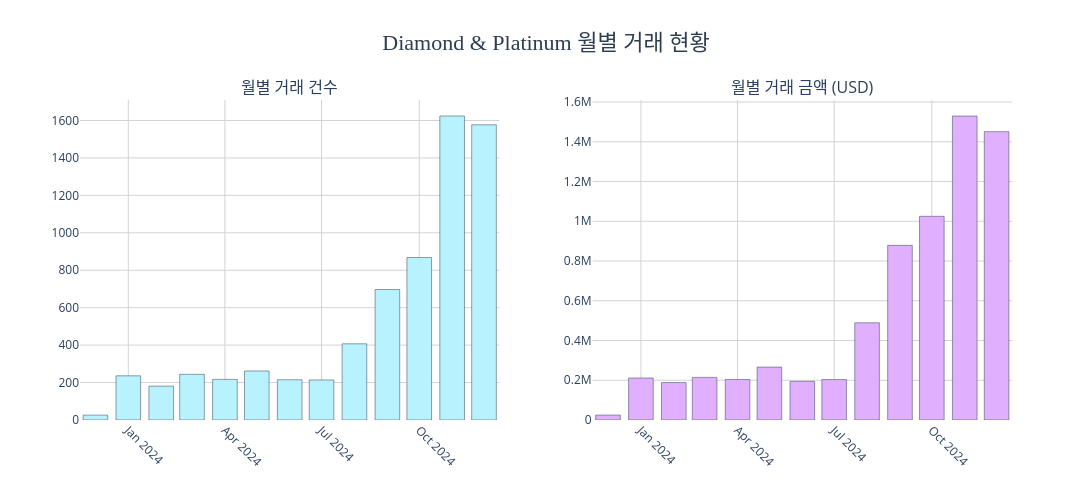

This figure's notebook cell:
### Markdown cell above
#### 코호트-달력 매핑 참고표

| 코호트 | 1~3개월 | 4~6개월 | 7~9개월 | 10~12개월 |
|--------|---------|---------|---------|----------|
| 2023-12 | 1월, 2월, 3월 | 4월, 5월, 6월 | 7월, 8월, 9월 | 10월, 11월, 12월 |
| 2024-01 | 2월, 3월, 4월 | 5월, 6월, 7월 | 8월, 9월, 10월 | 11월, 12월, 1월 |
| 2024-02 | 3월, 4월, 5월 | 6월, 7월, 8월 | 9월, 10월, 11월 | 12월 |
| 2024-03 | 4월, 5월, 6월 | 7월, 8월, 9월 | 10월, 11월, 12월 | - |
| 2024-04 | 5월, 6월, 7월 | 8월, 9월, 10월 | 11월, 12월 | - |
| 2024-05 | 6월, 7월, 8월 | 9월, 10월, 11월 | 12월 | - |
| 2024-06 | 7월, 8월, 9월 | 10월, 11월, 12월 | - | - |
| 2024-07 | 8월, 9월, 10월 | 11월, 12월 | - | - |
| 2024-08 | 9월, 10월, 11월 | 12월 | - | - |
| 2024-09 | 10월, 11월, 12월 | - | - | - |
| 2024-10 | 11월, 12월 | - | - | - |
| 2024-11 | 12월 | - | - | - |
| 2024-12 | - | - | - | - |

### Code cell
monthly_stats = df_dp.groupby('OrderMonth').agg(
    거래건수=('OrderID', 'count'),
    거래금액=('TotalAmount', 'sum')
).reset_index()

# 월별 거래 건수 및 월별 거래액 시각화
fig = make_subplots(
    rows=1, cols=2,
    subplot_titles=['월별 거래 건수', '월별 거래 금액 (USD)']
)

fig.add_trace(
    go.Bar(
        x=monthly_stats['OrderMonth'].astype(str),
        y=monthly_stats['거래건수'],
        marker=dict(
            color='#B9F2FF',
            line=dict(color='#2c3e50', width=0.5)
        ),
        showlegend=False
    ),
    row=1, col=1
)

fig.add_trace(
    go.Bar(
        x=monthly_stats['OrderMonth'].astype(str),
        y=monthly_stats['거래금액'],
        marker=dict(
            color='#E0B0FF',
            line=dict(color='#2c3e50', width=0.5)
        ),
        showlegend=False
    ),
    row=1, col=2
)

fig.update_layout(
    title=dict(
        text='Diamond & Platinum 월별 거래 현황',
        font=dict(size=22, color='#2c3e50', family='Arial Black'),
        x=0.5,
        xanchor='center'
    ),
    height=500,
    width=1100,
    plot_bgcolor='white'
)

fig.update_xaxes(gridcolor='lightgray', tickangle=45)
fig.update_yaxes(gridcolor='lightgray')

fig.show()

### Figure 1 — Plotly figure (JSON) as saved in the notebook; plotly's stock layout.template omitted (floating-point values rounded to 4 significant figures)
{"data": [{"marker": {"color": "#B9F2FF", "line": {"color": "#2c3e50", "width": 0.5}}, "showlegend": false, "type": "bar", "x": ["2023-12", "2024-01", "2024-02", "2024-03", "2024-04", "2024-05", "2024-06", "2024-07", "2024-08", "2024-09", "2024-10", "2024-11", "2024-12"], "xaxis": "x", "y": [26, 236, 181, 244, 217, 262, 215, 214, 407, 697, 868, 1624, 1577], "yaxis": "y"}, {"marker": {"color": "#E0B0FF", "line": {"color": "#2c3e50", "width": 0.5}}, "showlegend": false, "type": "bar", "x": ["2023-12", "2024-01", "2024-02", "2024-03", "2024-04", "2024-05", "2024-06", "2024-07", "2024-08", "2024-09", "2024-10", "2024-11", "2024-12"], "xaxis": "x2", "y": [24910.0, 211400.0, 188500.0, 214400.0, 203900.0, 266300.0, 194600.0, 203300.0, 489300.0, 878800.0, 1025000.0, 1530000.0, 1451000.0], "yaxis": "y2"}], "layout": {"annotations": [{"font": {"size": 16}, "showarrow": false, "text": "월별 거래 건수", "x": 0.225, "xanchor": "center", "xref": "paper", "y": 1, "yanchor": "bottom", "yref": "paper"}, {"font": {"size": 16}, "showarrow": false, "text": "월별 거래 금액 (USD)", "x": 0.775, "xanchor": "center", "xref": "paper", "y": 1, "yanchor": "bottom", "yref": "paper"}], "height": 500, "plot_bgcolor": "white", "title": {"font": {"color": "#2c3e50", "family": "Arial Black", "size": 22}, "text": "Diamond & Platinum 월별 거래 현황", "x": 0.5, "xanchor": "center"}, "width": 1100, "xaxis": {"anchor": "y", "domain": [0, 0.45], "gridcolor": "lightgray", "tickangle": 45}, "xaxis2": {"anchor": "y2", "domain": [0.55, 1], "gridcolor": "lightgray", "tickangle": 45}, "yaxis": {"anchor": "x", "domain": [0, 1], "gridcolor": "lightgray"}, "yaxis2": {"anchor": "x2", "domain": [0, 1], "gridcolor": "lightgray"}}}
